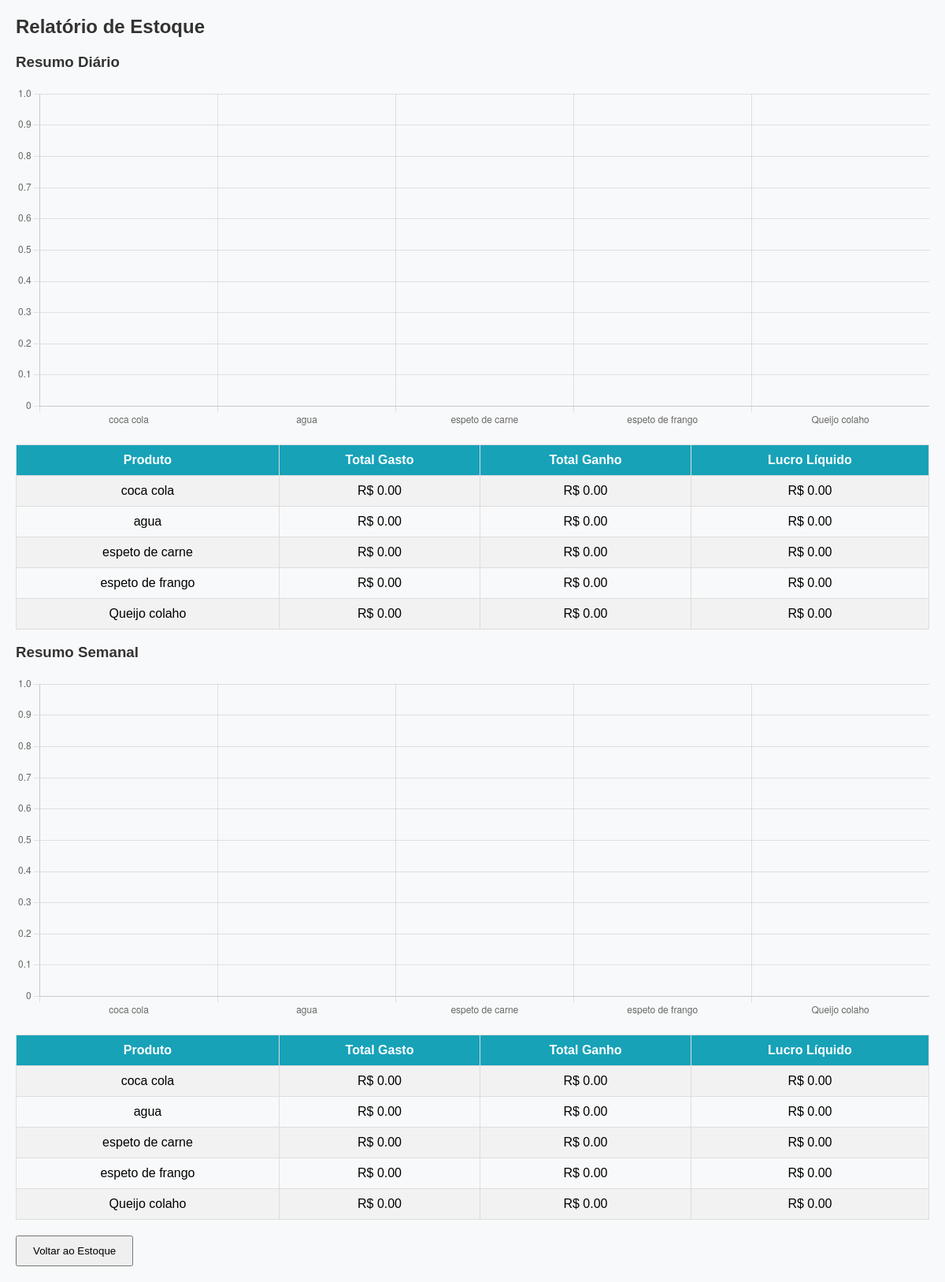
The app's page /relatorio with its own data.
### app.py (models this page shows)
class Produto(db.Model):
    id = db.Column(db.Integer, primary_key=True)
    nome = db.Column(db.String(100), nullable=False)
    qtd = db.Column(db.Integer, default=0)
    valor_compra = db.Column(db.Float, nullable=False)
    valor_venda = db.Column(db.Float, nullable=False)

### app.py (the view)
@app.route("/relatorio")
def relatorio():
    hoje = datetime.today()
    semana_atras = hoje - timedelta(days=7)
    produtos = Produto.query.all()
    relatorio_diario = []
    relatorio_semanal = []
    for p in produtos:
        movimentos_dia = Movimento.query.filter(
            Movimento.produto_id==p.id,
            Movimento.data >= hoje.replace(hour=0, minute=0, second=0, microsecond=0)
        ).all()
        total_gasto_dia = sum(m.quantidade*m.valor_unitario for m in movimentos_dia if m.tipo=='entrada')
        total_ganho_dia = sum(m.quantidade*m.valor_unitario for m in movimentos_dia if m.tipo=='saida')
        relatorio_diario.append({
            'nome': p.nome,
            'total_gasto': total_gasto_dia,
            'total_ganho': total_ganho_dia
        })
        movimentos_semana = Movimento.query.filter(
            Movimento.produto_id==p.id,
            Movimento.data >= semana_atras
        ).all()
        total_gasto_sem = sum(m.quantidade*m.valor_unitario for m in movimentos_semana if m.tipo=='entrada')
        total_ganho_sem = sum(m.quantidade*m.valor_unitario for m in movimentos_semana if m.tipo=='saida')
        relatorio_semanal.append({
            'nome': p.nome,
            'total_gasto': total_gasto_sem,
            'total_ganho': total_ganho_sem
        })
    return render_template(
        "relatorio.html",
        relatorio_diario=relatorio_diario,
        relatorio_semanal=relatorio_semanal
    )

### templates/relatorio.html (shortened to what this page needs)
<!DOCTYPE html>
<html lang="pt-BR">
<head>
</head>
<body>
<h2>Relatório de Estoque</h2>
<h3>Resumo Diário</h3>
<canvas id="graficoDiario" width="400" height="150"></canvas>
<table>
<tr>
  <th>Produto</th>
  <th>Total Gasto</th>
  <th>Total Ganho</th>
  <th>Lucro Líquido</th>
</tr>
{% for r in relatorio_diario %}
<tr>
  <td>{{ r.nome }}</td>
  <td>R$ {{ "%.2f"|format(r.total_gasto) }}</td>
  <td>R$ {{ "%.2f"|format(r.total_ganho) }}</td>
  <td class="{{ 'negativo' if (r.total_ganho - r.total_gasto)<0 else '' }}">
      R$ {{ "%.2f"|format(r.total_ganho - r.total_gasto) }}
  </td>
</tr>
{% endfor %}
</table>
<h3>Resumo Semanal</h3>
<canvas id="graficoSemanal" width="400" height="150"></canvas>
<table>
<tr>
  <th>Produto</th>
  <th>Total Gasto</th>
  <th>Total Ganho</th>
  <th>Lucro Líquido</th>
</tr>
{% for r in relatorio_semanal %}
<tr>
  <td>{{ r.nome }}</td>
  <td>R$ {{ "%.2f"|format(r.total_gasto) }}</td>
  <td>R$ {{ "%.2f"|format(r.total_ganho) }}</td>
  <td class="{{ 'negativo' if (r.total_ganho - r.total_gasto)<0 else '' }}">
      R$ {{ "%.2f"|format(r.total_ganho - r.total_gasto) }}
  </td>
</tr>
{% endfor %}
</table>
<a href="/" style="text-decoration:none;">
  <button>Voltar ao Estoque</button>
</a>
<script>
// Dados para gráfico diário
const nomesDiario = {{ relatorio_diario|map(attribute='nome')|list|tojson }};
const lucrosDiario = {{ relatorio_diario|map(attribute='total_ganho')|list|tojson }};
const gastosDiario = {{ relatorio_diario|map(attribute='total_gasto')|list|tojson }};
const lucroLiquidoDiario = lucrosDiario.map((g, i) => g - gastosDiario[i]);
const ctxDiario = document.getElementById('graficoDiario').getContext('2d');
new Chart(ctxDiario, {
    type: 'bar',
    data: {
        labels: nomesDiario,
        datasets: [{
            label: 'Lucro Líquido Diário',
            data: lucroLiquidoDiario,
            backgroundColor: lucroLiquidoDiario.map(v => v < 0 ? 'red' : 'green')
        }]
    },
    options: { responsive: true, plugins: { legend: { display: false } } }
});
// Dados para gráfico semanal
const nomesSemanal = {{ relatorio_semanal|map(attribute='nome')|list|tojson }};
const lucrosSemanal = {{ relatorio_semanal|map(attribute='total_ganho')|list|tojson }};
const gastosSemanal = {{ relatorio_semanal|map(attribute='total_gasto')|list|tojson }};
const lucroLiquidoSemanal = lucrosSemanal.map((g, i) => g - gastosSemanal[i]);
const ctxSemanal = document.getElementById('graficoSemanal').getContext('2d');
new Chart(ctxSemanal, {
    type: 'bar',
    data: {
        labels: nomesSemanal,
        datasets: [{
            label: 'Lucro Líquido Semanal',
            data: lucroLiquidoSemanal,
            backgroundColor: lucroLiquidoSemanal.map(v => v < 0 ? 'red' : 'green')
        }]
    },
    options: { responsive: true, plugins: { legend: { display: false } } }
});
</script>
</body>
</html>

### templates/relatorio.html (style rules this page uses)
body { font-family: Arial, sans-serif; margin: 20px; background-color: #f8f9fa; }
h2, h3 { color: #333; }
table { width: 100%; border-collapse: collapse; margin-top: 20px; }
th, td { border: 1px solid #ddd; padding: 10px; text-align: center; }
th { background-color: #17a2b8; color: white; }
tr:nth-child(even) { background-color: #f2f2f2; }
button { padding: 10px 20px; margin-top: 20px; cursor: pointer; }

### records on screen
Produto: nome "coca cola", total_gasto "0.00", total_ganho "0.00"
Produto: nome "agua", total_gasto "0.00", total_ganho "0.00"
Produto: nome "espeto de carne", total_gasto "0.00", total_ganho "0.00"
Produto: nome "espeto de frango", total_gasto "0.00", total_ganho "0.00"
Produto: nome "Queijo colaho", total_gasto "0.00", total_ganho "0.00"

### other values on screen
chart data {{ relatorio_diario|map(attribute='nome')|list|tojson }} ["coca cola", "agua", "espeto de carne", "espeto de frango", "Queijo colaho"]
chart data {{ relatorio_diario|map(attribute='total_ganho')|list|tojson }} [0, 0, 0, 0, 0]
chart data {{ relatorio_diario|map(attribute='total_gasto')|list|tojson }} [0, 0, 0, 0, 0]
chart data {{ relatorio_semanal|map(attribute='nome')|list|tojson }} ["coca cola", "agua", "espeto de carne", "espeto de frango", "Queijo colaho"]
